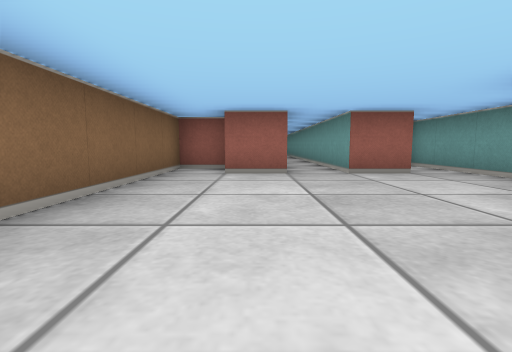
View 1 (above)

16 first-person views from a walk through a cub3D maze. The camera is about half as high as the walls, tilts 6° down and sees 85° across. The floor is counted in squares. Each view is taken from the middle of a square. On the plan, view 1 faces up. The plan holds only what a view shows up to about 9 squares ahead; the rest is blank.

View 2
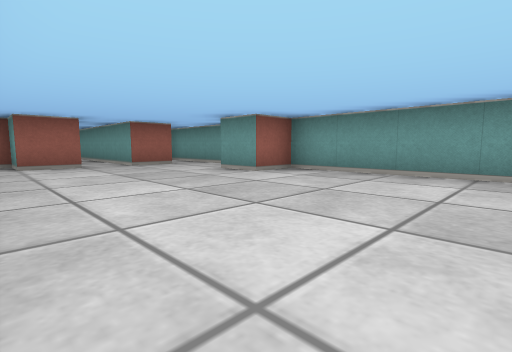

View 3
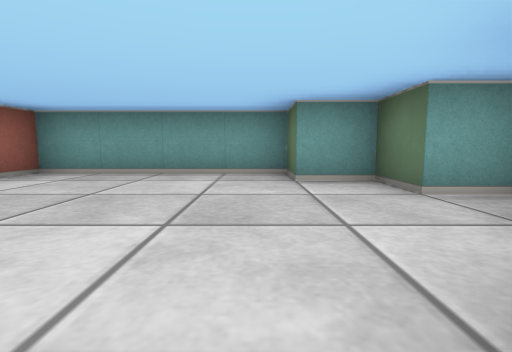

View 4
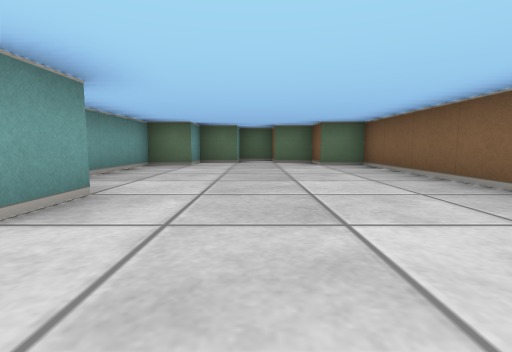

View 5
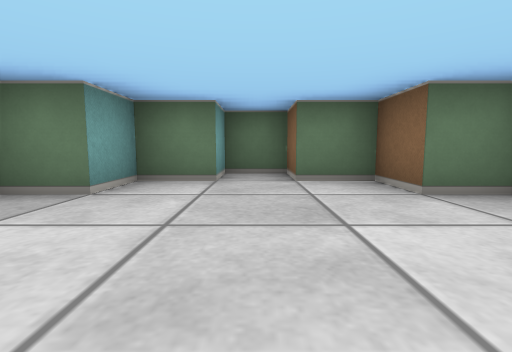

View 6
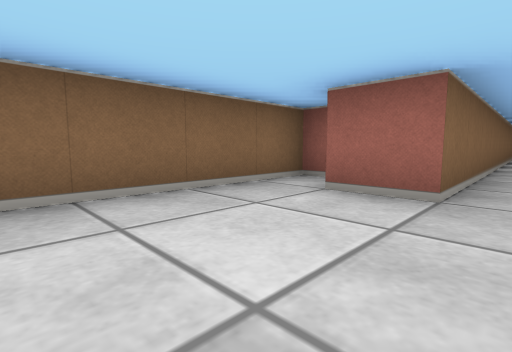

View 7
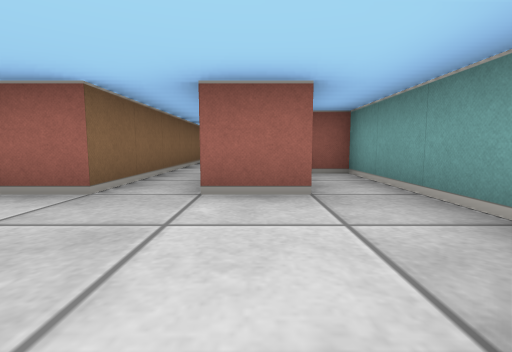

View 8
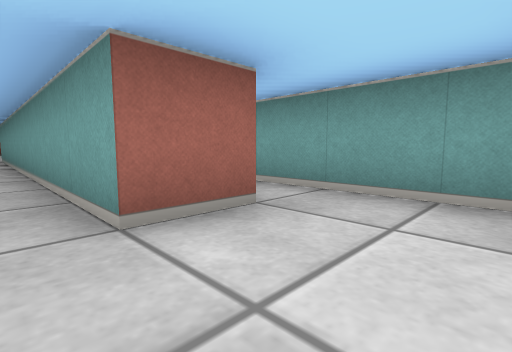

View 9
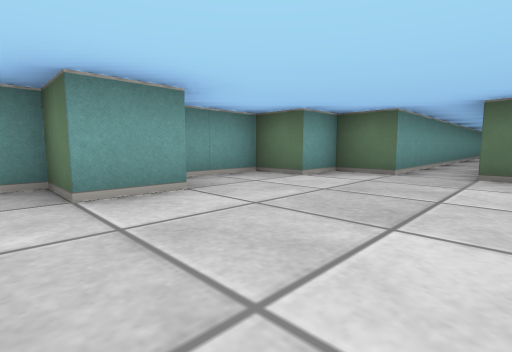

View 10
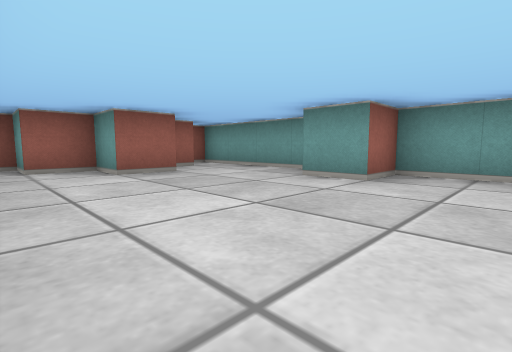

View 11
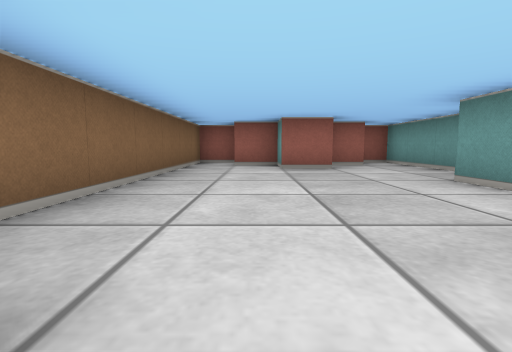

View 12
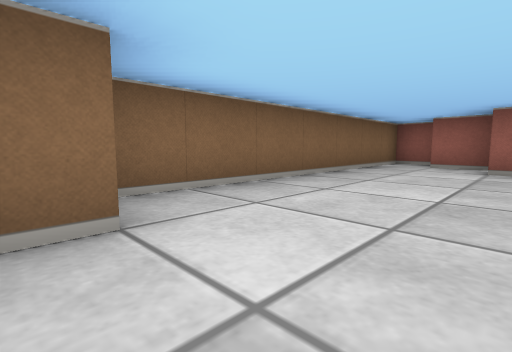

View 13
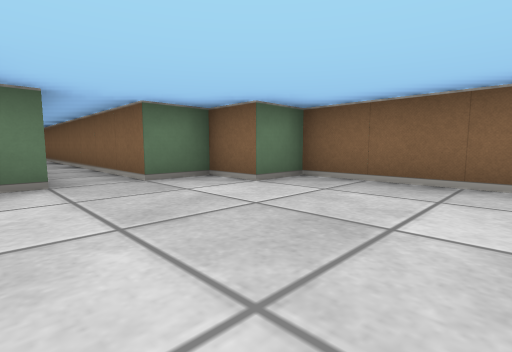

View 14
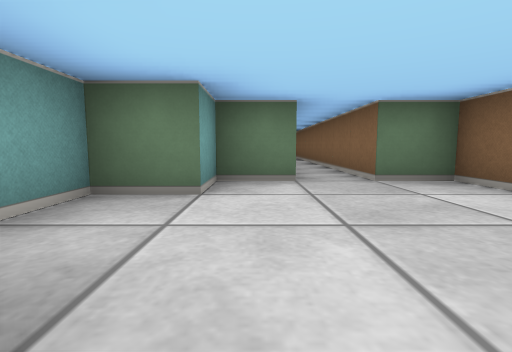

View 15
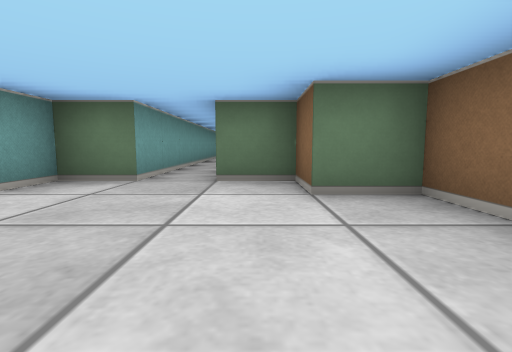

View 16
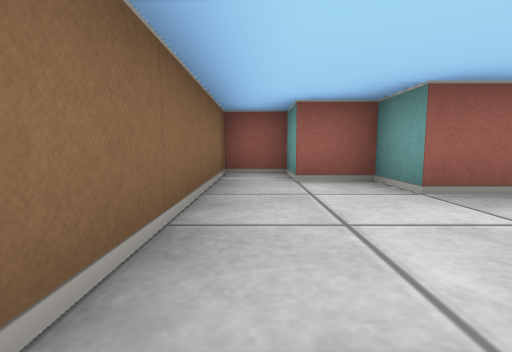

### Floor plan
Points are (right, up) in squares from view 1. A wall is a line through its corners. A room is listed if a view was taken in it or the views show most of it. See-through windows are left out.
Room 1 (views 1, 2, 3, 4, 5, 6, 7, 8)
walls: (3.5, 3) (3.5, 6.5) (2.9, 6.5); (0.5, 4.5) (-0.5, 4.5) (-0.5, 5.5) (-1.5, 5.5) (-1.5, -2.5) (-0.5, -2.5) (-0.5, -3.5) (0.5, -3.5) (0.5, -4.5) (1.5, -4.5) (1.5, -3.5) (2.5, -3.5) (2.5, -2.5) (3.5, -2.5) (3.5, 1.5) (2.5, 1.5) (2.5, 2.5); (2.6, 4.5) (1.5, 4.5)
ways out: opening at (1, 5) to room 2
Room 2 (views 9, 10, 11, 12, 13, 14, 15, 16)
walls: (1.6, 19.5) (0.5, 19.5) (0.5, 20.5) (-0.5, 20.5) (-0.5, 21.5) (-1.5, 21.5) (-1.5, 14.5) (-0.5, 14.5) (-0.5, 13.5) (0.5, 13.5) (0.5, 4.5); (2.6, 20.5) (1.8, 20.5); (1.5, 4.5) (1.5, 13.5) (2.5, 13.5) (2.5, 14.5) (3.5, 14.5) (3.5, 16.5) (2.5, 16.5) (2.5, 17.5) (3.5, 17.5) (3.5, 21.5) (2.9, 21.5)
ways out: opening at (1, 5) to room 1

Where each view was taken, in squares from view 1:
view 1: 0 up, 0 right, facing up
view 2: 2 down, 1 left, facing up-right
view 3: 2 down, 1 left, facing right
view 4: 4 up, 1 right, facing down
view 5: 0 up, 1 right, facing down
view 6: 2 up, 1 right, facing up-left
view 7: 2 up, 2 right, facing up
view 8: 3 up, 1 right, facing up-right
view 9: 18 up, 0 right, facing down-right
view 10: 15 up, 1 left, facing up-right
view 11: 14 up, 0 right, facing up
view 12: 14 up, 1 right, facing up-left
view 13: 17 up, 2 right, facing down-left
view 14: 17 up, 2 right, facing down
view 15: 17 up, 0 right, facing down
view 16: 17 up, 1 left, facing up
